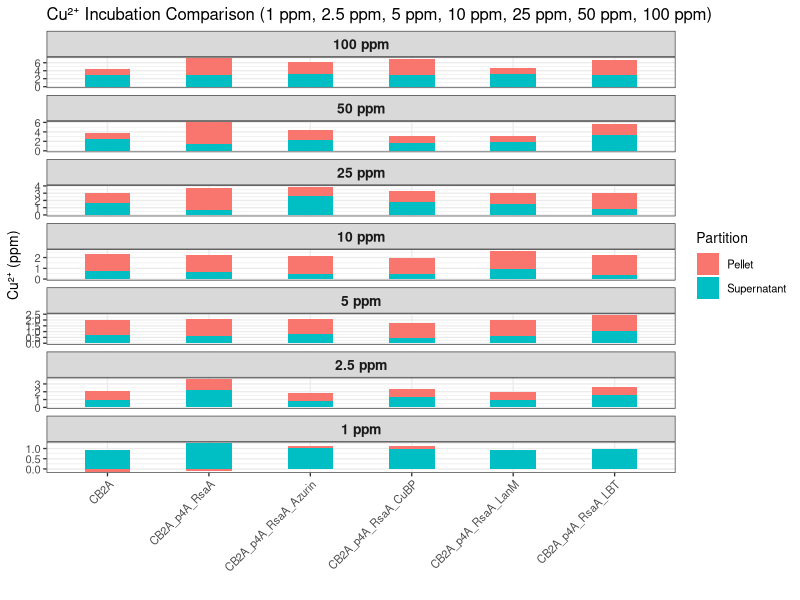

Source code (R): (Note: this script raises an error after producing the figure.)
library(dplyr)
library(tidyr)
library(ggplot2)

# ------------------------------
# 100 ppm dataset
# ------------------------------
df_100 <- data.frame(
  Strain = c(
    "CB2A",
    "CB2A_p4A_RsaA",
    "CB2A_p4A_RsaA_LanM",
    "CB2A_p4A_RsaA_LBT",
    "CB2A_p4A_RsaA_CuBP",
    "CB2A_p4A_RsaA_Azurin"
  ),
  Supernatant = c(2.993, 2.942, 3.189, 2.915, 2.994, 3.266),
  Pellet      = c(1.427, 4.171, 1.397, 3.887, 4.027, 3.002),
  Condition   = "100 ppm"
)

# ------------------------------
# 50 ppm dataset
# ------------------------------
df_50 <- data.frame(
  Strain = c(
    "CB2A",
    "CB2A_p4A_RsaA",
    "CB2A_p4A_RsaA_LanM",
    "CB2A_p4A_RsaA_LBT",
    "CB2A_p4A_RsaA_CuBP",
    "CB2A_p4A_RsaA_Azurin"
  ),
  Supernatant = c(2.508, 1.387, 1.771, 3.435, 1.748, 2.243),
  Pellet      = c(1.153, 4.604, 1.410, 2.176, 1.344, 2.071),
  Condition   = "50 ppm"
)

# ------------------------------
# 25 ppm dataset
# ------------------------------
df_25 <- data.frame(
  Strain = c(
    "CB2A",
    "CB2A_p4A_RsaA",
    "CB2A_p4A_RsaA_LanM",
    "CB2A_p4A_RsaA_LBT",
    "CB2A_p4A_RsaA_CuBP",
    "CB2A_p4A_RsaA_Azurin"
  ),
  Supernatant = c(1.665, 0.715, 1.531, 0.795, 1.818, 2.620),
  Pellet      = c(1.376, 3.005, 1.461, 2.175, 1.439, 1.286),
  Condition   = "25 ppm"
)

# ------------------------------
# 10 ppm dataset
# ------------------------------
df_10 <- data.frame(
  Strain = c(
    "CB2A",
    "CB2A_p4A_RsaA",
    "CB2A_p4A_RsaA_LanM",
    "CB2A_p4A_RsaA_LBT",
    "CB2A_p4A_RsaA_CuBP",
    "CB2A_p4A_RsaA_Azurin"
  ),
  Supernatant = c(0.790, 0.635, 0.940, 0.411, 0.432, 0.511),
  Pellet      = c(1.498, 1.589, 1.692, 1.786, 1.561, 1.680),
  Condition   = "10 ppm"
)

# ------------------------------
# 5 ppm dataset
# ------------------------------
df_5 <- data.frame(
  Strain = c(
    "CB2A",
    "CB2A_p4A_RsaA",
    "CB2A_p4A_RsaA_LanM",
    "CB2A_p4A_RsaA_LBT",
    "CB2A_p4A_RsaA_CuBP",
    "CB2A_p4A_RsaA_Azurin"
  ),
  Supernatant = c(0.671, 0.665, 0.660, 1.092, 0.460, 0.795),
  Pellet      = c(1.369, 1.384, 1.358, 1.347, 1.272, 1.323),
  Condition   = "5 ppm"
)

# ------------------------------
# 2.5 ppm dataset
# ------------------------------
df_2.5 <- data.frame(
  Strain = c(
    "CB2A",
    "CB2A_p4A_RsaA",
    "CB2A_p4A_RsaA_LanM",
    "CB2A_p4A_RsaA_LBT",
    "CB2A_p4A_RsaA_CuBP",
    "CB2A_p4A_RsaA_Azurin"
  ),
  Supernatant = c(1.007, 2.174, 0.941, 1.634, 1.275, 0.832),
  Pellet      = c(1.097, 1.450, 1.059, 0.985, 1.052, 1.011),
  Condition   = "2.5 ppm"
)

# ------------------------------
# 1 ppm dataset
# ------------------------------
df_1 <- data.frame(
  Strain = c(
    "CB2A",
    "CB2A_p4A_RsaA",
    "CB2A_p4A_RsaA_LanM",
    "CB2A_p4A_RsaA_LBT",
    "CB2A_p4A_RsaA_CuBP",
    "CB2A_p4A_RsaA_Azurin"
  ),
  Supernatant = c(0.95, 1.262, 0.924, 0.955, 0.994, 1.040),
  Pellet      = c(-0.127, -0.083, 0.006, 0.000, 0.115, 0.081),
  Condition   = "1 ppm"
)

# ------------------------------
# Combine datasets
# ------------------------------
df_all <- bind_rows(df_100, df_50, df_25, df_10, df_5, df_2.5, df_1)

# ------------------------------
# Convert to long format (NO NORMALIZATION)
# ------------------------------
df_long <- df_all %>%
  pivot_longer(
    cols = c(Supernatant, Pellet),
    names_to = "Partition",
    values_to = "Value"
  ) 

# ------------------------------
# Reorder facets so 100 ppm is on top
# ------------------------------
df_long$Condition <- factor(df_long$Condition, levels = c("100 ppm", "50 ppm", "25 ppm", "10 ppm", "5 ppm", "2.5 ppm", "1 ppm"))

# ------------------------------
# Plot
# ------------------------------
p100 <- ggplot(df_long, aes(x = Strain, y = Value, fill = Partition)) +
  geom_bar(stat = "identity", position = "stack", width = 0.45) +
  labs(
    title = "Cu²⁺ Incubation Comparison (1 ppm, 2.5 ppm, 5 ppm, 10 ppm, 25 ppm, 50 ppm, 100 ppm)",
    x = "",
    y = "Cu²⁺ (ppm)"
  ) +
  facet_wrap(~ Condition, ncol = 1, scales = "free_y") +
  theme_bw(base_size = 10) +
  theme(
    axis.text.x = element_text(angle = 45, hjust = 1),
    strip.text = element_text(size = 10, face = "bold")
  )

print (p)

# ------------------------------
# Export PNG at 300 dpi
# ------------------------------

ggsave("Cu_1_100ppm_noNorm_faceted.png", p100, width = 8, height = 10, dpi = 300)
